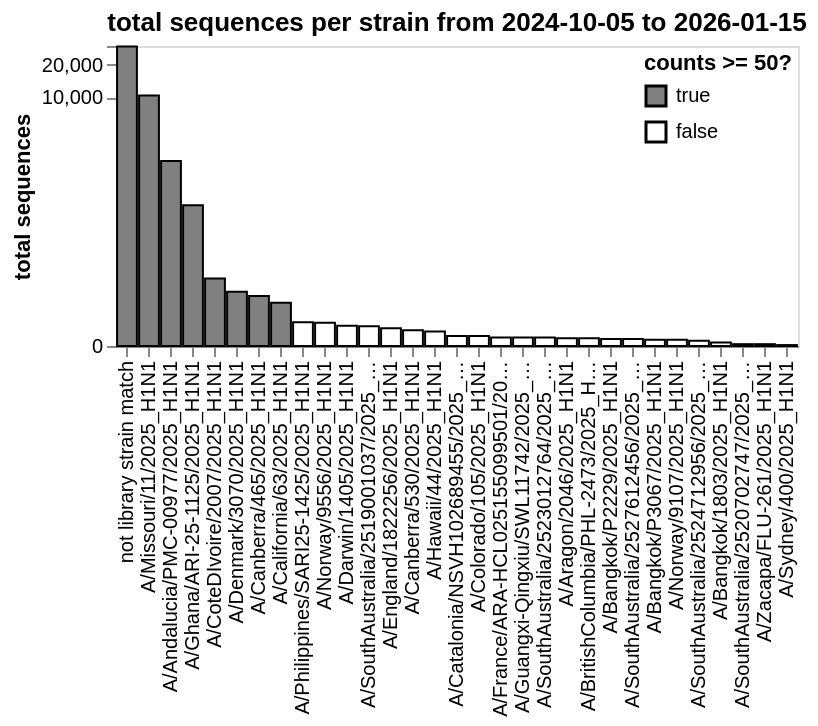

Notebook code cell kept with this figure:
### Markdown cell above
Get total counts for each variant:

### Code cell
total_counts = (
    all_counts_by_date
    .groupby("variant", as_index=False)
    .aggregate(total_sequences=pd.NamedAgg("sequences", "sum"))
    .assign(sufficient_counts=lambda x: x["total_sequences"] >= min_counts)
)

total_counts_chart = (
    alt.Chart(total_counts)
    .encode(
        alt.X(
            "variant",
            sort=alt.SortField("total_sequences", order="descending"),
            title=None,
        ),
        alt.Y(
            "total_sequences",
            scale=alt.Scale(type="symlog", constant=50),
            title="total sequences",
            axis=alt.Axis(grid=False),
        ),
        alt.Fill(
            "sufficient_counts",
            scale=alt.Scale(range=["gray", "white"], domain=[True, False]),
            title=f"counts >= {min_counts}?",
            legend=alt.Legend(orient="top-right", offset=3)
        ),
        tooltip=total_counts.columns.tolist(),
    )
    .mark_bar(stroke="black")
    .properties(
        height=150,
        width=alt.Step(11),
        title=f"total sequences per strain from {date_start.date()} to {date_end.date()}",
    )
)

total_counts_chart

### Figure 1 — Vega-Lite specification as saved in the notebook (floating-point values rounded to 4 significant figures)
{"config": {"view": {"continuousWidth": 300, "continuousHeight": 300}}, "data": {"name": "data-50953158dffdf36476a6672f795666ab"}, "mark": {"type": "bar", "stroke": "black"}, "encoding": {"fill": {"field": "sufficient_counts", "legend": {"offset": 3, "orient": "top-right"}, "scale": {"domain": [true, false], "range": ["gray", "white"]}, "title": "counts >= 50?", "type": "nominal"}, "tooltip": [{"field": "variant", "type": "nominal"}, {"field": "total_sequences", "type": "quantitative"}, {"field": "sufficient_counts", "type": "nominal"}], "x": {"field": "variant", "sort": {"field": "total_sequences", "order": "descending"}, "title": null, "type": "nominal"}, "y": {"axis": {"grid": false}, "field": "total_sequences", "scale": {"constant": 50, "type": "symlog"}, "title": "total sequences", "type": "quantitative"}}, "height": 150, "title": "total sequences per strain from 2024-10-05 to 2026-01-15", "width": {"step": 11}, "$schema": "https://vega.github.io/schema/vega-lite/v5.20.1.json", "datasets": {"data-50953158dffdf36476a6672f795666ab": [{"variant": "A/Andalucia/PMC-00977/2025_H1N1", "total_sequences": 2540.0, "sufficient_counts": true}, {"variant": "A/Aragon/2046/2025_H1N1", "total_sequences": 9.0, "sufficient_counts": false}, {"variant": "A/Bangkok/1803/2025_H1N1", "total_sequences": 4.0, "sufficient_counts": false}, {"variant": "A/Bangkok/P2229/2025_H1N1", "total_sequences": 8.0, "sufficient_counts": false}, {"variant": "A/Bangkok/P3067/2025_H1N1", "total_sequences": 7.0, "sufficient_counts": false}, {"variant": "A/BritishColumbia/PHL-2473/2025_H1N1", "total_sequences": 9.0, "sufficient_counts": false}, {"variant": "A/California/63/2025_H1N1", "total_sequences": 76.0, "sufficient_counts": true}, {"variant": "A/Canberra/465/2025_H1N1", "total_sequences": 95.0, "sufficient_counts": true}, {"variant": "A/Canberra/530/2025_H1N1", "total_sequences": 20.0, "sufficient_counts": false}, {"variant": "A/Catalonia/NSVH102689455/2025_H1N1", "total_sequences": 12.0, "sufficient_counts": false}, {"variant": "A/Colorado/105/2025_H1N1", "total_sequences": 12.0, "sufficient_counts": false}, {"variant": "A/CoteDIvoire/2007/2025_H1N1", "total_sequences": 161.0, "sufficient_counts": true}, {"variant": "A/Darwin/1405/2025_H1N1", "total_sequences": 27.0, "sufficient_counts": false}, {"variant": "A/Denmark/3070/2025_H1N1", "total_sequences": 109.0, "sufficient_counts": true}, {"variant": "A/England/1822256/2025_H1N1", "total_sequences": 23.0, "sufficient_counts": false}, {"variant": "A/France/ARA-HCL025155099501/2025_H1N1", "total_sequences": 10.0, "sufficient_counts": false}, {"variant": "A/Ghana/ARI-25-1125/2025_H1N1", "total_sequences": 957.0, "sufficient_counts": true}, {"variant": "A/Guangxi-Qingxiu/SWL11742/2025_H1N1", "total_sequences": 10.0, "sufficient_counts": false}, {"variant": "A/Hawaii/44/2025_H1N1", "total_sequences": 18.0, "sufficient_counts": false}, {"variant": "A/Missouri/11/2025_H1N1", "total_sequences": 10390.0, "sufficient_counts": true}, {"variant": "A/Norway/9107/2025_H1N1", "total_sequences": 7.0, "sufficient_counts": false}, {"variant": "A/Norway/9556/2025_H1N1", "total_sequences": 32.0, "sufficient_counts": false}, {"variant": "A/Philippines/SARI25-1425/2025_H1N1", "total_sequences": 33.0, "sufficient_counts": false}, {"variant": "A/SouthAustralia/2519001037/2025_H1N1", "total_sequences": 26.0, "sufficient_counts": false}, {"variant": "A/SouthAustralia/2520702747/2025_H1N1", "total_sequences": 2.0, "sufficient_counts": false}, {"variant": "A/SouthAustralia/2523012764/2025_H1N1", "total_sequences": 10.0, "sufficient_counts": false}, {"variant": "A/SouthAustralia/2524712956/2025_H1N1", "total_sequences": 6.0, "sufficient_counts": false}, {"variant": "A/SouthAustralia/2527612456/2025_H1N1", "total_sequences": 8.0, "sufficient_counts": false}, {"variant": "A/Sydney/400/2025_H1N1", "total_sequences": 1.0, "sufficient_counts": false}, {"variant": "A/Zacapa/FLU-261/2025_H1N1", "total_sequences": 2.0, "sufficient_counts": false}, {"variant": "not library strain match", "total_sequences": 29670.0, "sufficient_counts": true}]}}
